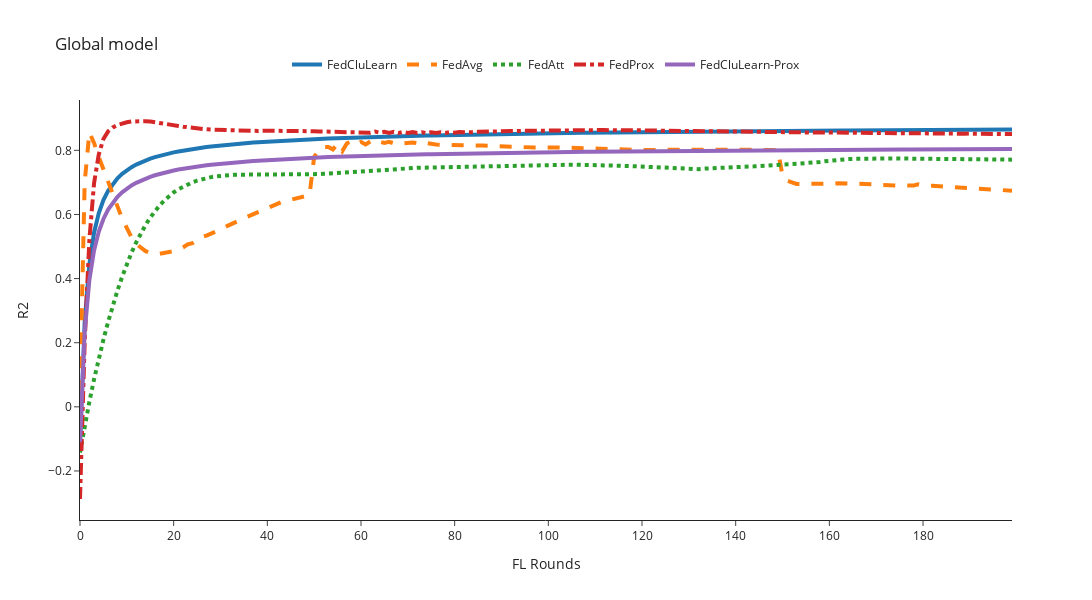

The cell this chart's notebook holds for it:
### Code cell
mse_column = 'r2'
global_filenames = [global_FedCluLearn, global_FedAvg, global_FedAtt, global_FedProx, global_FedCluLearn_Prox]
n_rounds, y = preprocessing_results(filenames=global_filenames, mse_column=mse_column)
plot_plotly(n_rounds, y, title=f'Global model', y_axis_title=f'{mse_column.upper()}', y_axis_max=1)

### Figure 1 — Plotly figure (JSON) as saved in the notebook; plotly's stock layout.template omitted (floating-point values rounded to 4 significant figures; data arrays with more than 128 entries replaced by an {"elided": "..."} marker saying what was removed)
{"data": [{"line": {"dash": "solid", "width": 4}, "mode": "lines", "name": "FedCluLearn", "type": "scatter", "x": {"elided": "201 int values"}, "y": {"elided": "200 float values"}}, {"line": {"dash": "dash", "width": 4}, "mode": "lines", "name": "FedAvg", "type": "scatter", "x": {"elided": "201 int values"}, "y": {"elided": "200 float values"}}, {"line": {"dash": "dot", "width": 4}, "mode": "lines", "name": "FedAtt", "type": "scatter", "x": {"elided": "201 int values"}, "y": {"elided": "200 float values"}}, {"line": {"dash": "dashdot", "width": 4}, "mode": "lines", "name": "FedProx", "type": "scatter", "x": {"elided": "201 int values"}, "y": {"elided": "200 float values"}}, {"line": {"dash": "solid", "width": 4}, "mode": "lines", "name": "FedCluLearn-Prox", "type": "scatter", "x": {"elided": "201 int values"}, "y": {"elided": "200 float values"}}], "layout": {"height": 600, "legend": {"orientation": "h", "x": 0.5, "xanchor": "center", "y": 1.05, "yanchor": "bottom"}, "title": {"text": "Global model"}, "width": 1200, "xaxis": {"title": {"text": "FL Rounds"}}, "yaxis": {"title": {"text": "R2"}}}}
